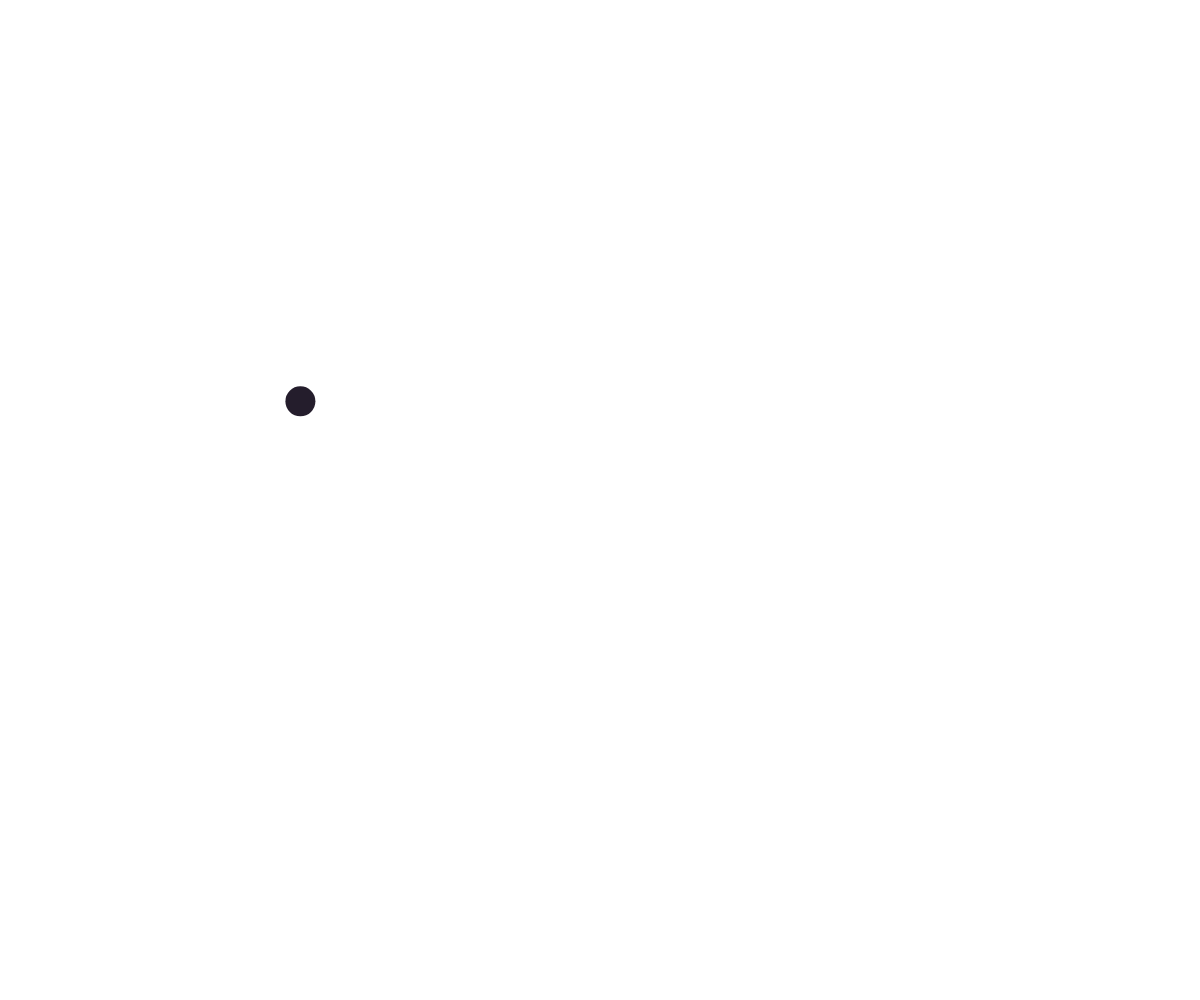
Frame 1 (no input)
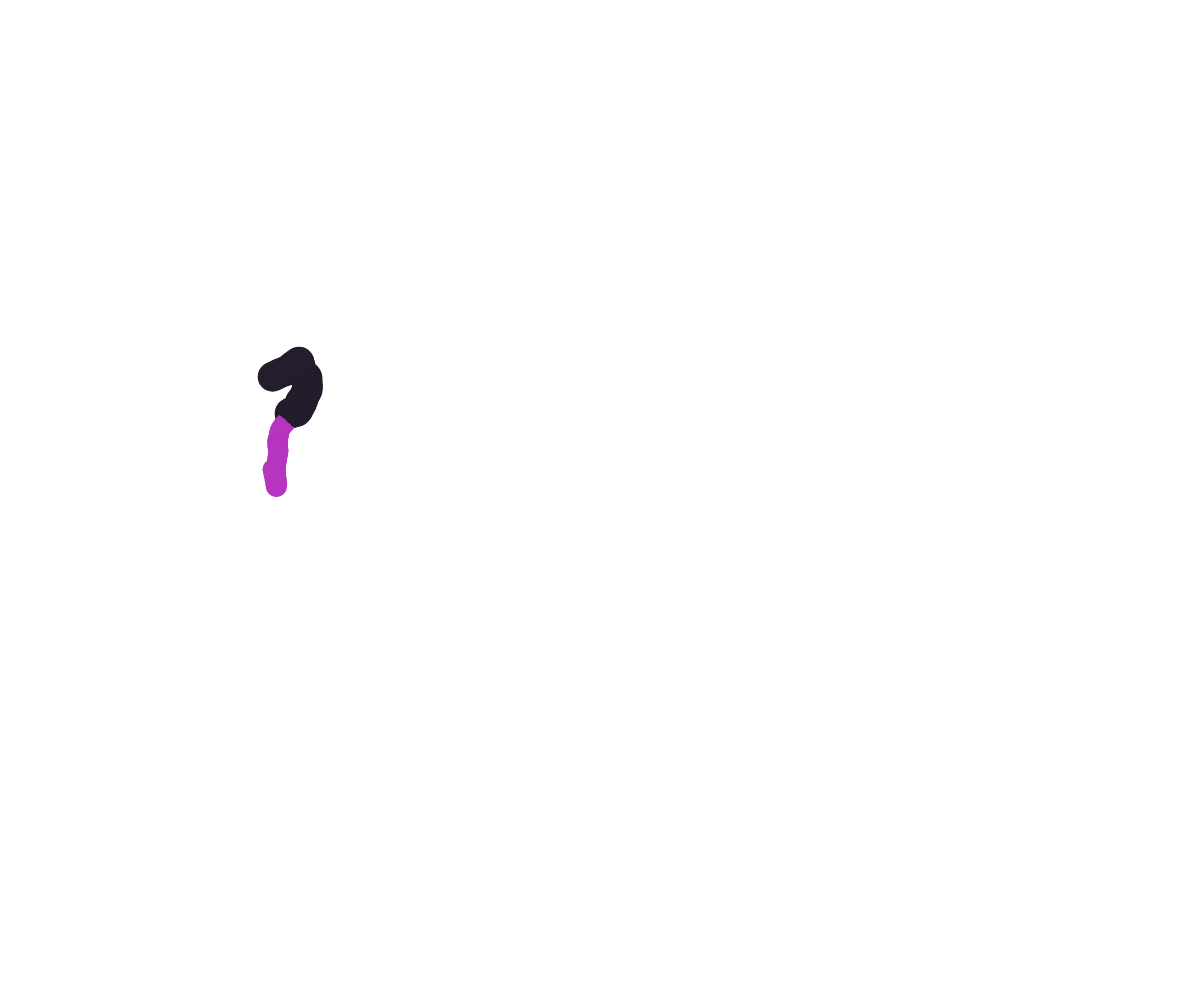
Frame 60 (no input)
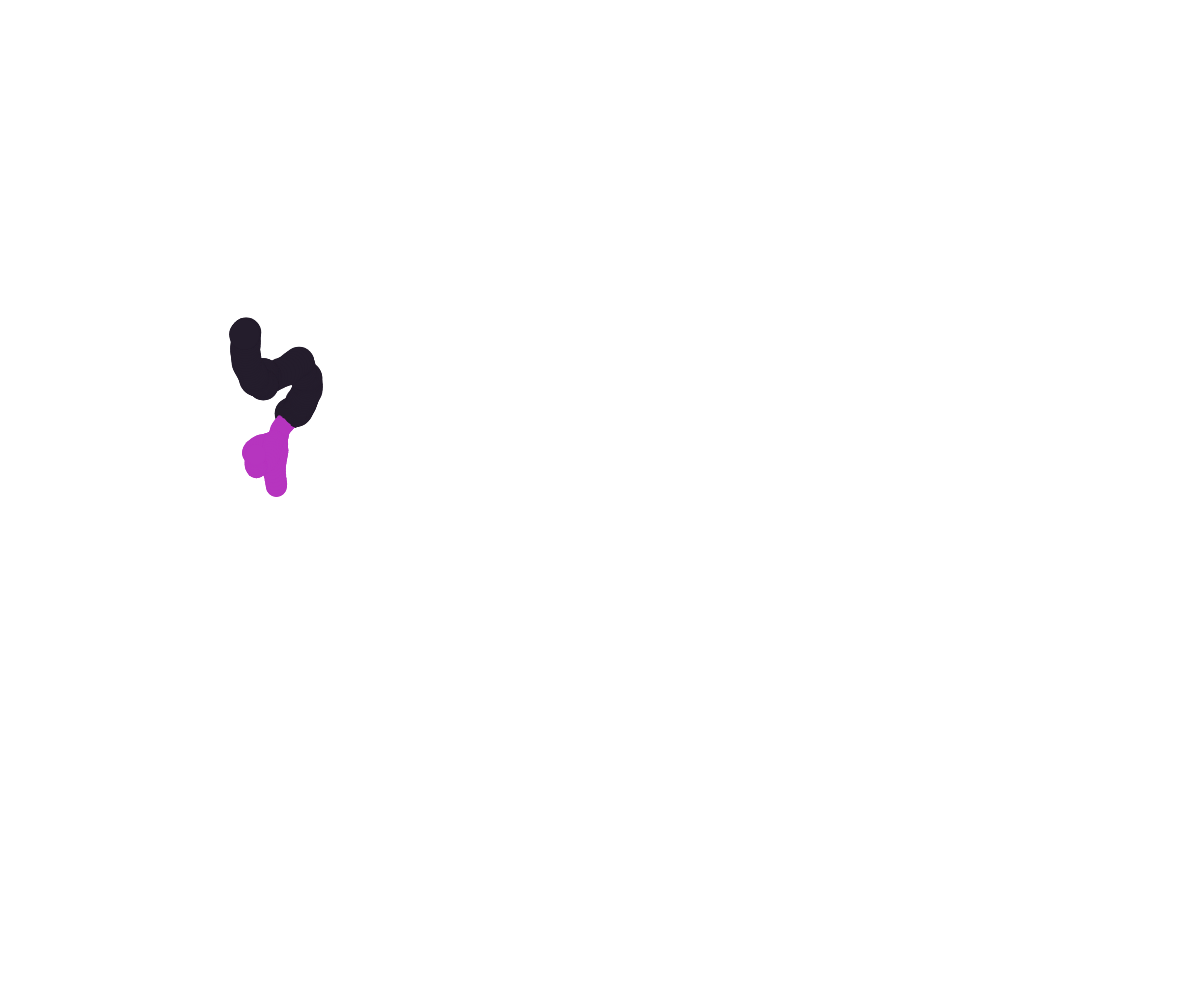
Frame 120 (the mouse pressed at the canvas centre since frame 60)

The p5.js sketch that drew these frames (run headless with seeded random() and noise() and a simulated clock; from frame 60 on, the mouse is pressed at the canvas centre):

// p5.js sketch
// ── sketch.js
// Project Title
// Your Name
// Date
//
// Extra for Experts:
// - describe what you did to take this project "above and beyond"

//global variable
let ball, ball2;


function setup() {
  createCanvas(windowWidth, windowHeight);

  ball = {
    x: 300, y: 400, size: 20,
    c: color(random(255), random(255), random(255)),
    timeX: random(100), timeY: random(100), timeOff: 0.08
  }

  ball2 = {
    x: 300, y: 400, size: 30,
    c: color(random(120), random(120), random(255)),
    timeX: random(100), timeY: random(100), timeOff: 0.1
  }

}

function moveBall(b) {
  //b -> ball type object
  // update the position and draw the bal

  // generate how to change X and y position(noise)
  let dx = noise(b.timeX);//0-1
  dx = map(dx, 0, 1, -5, 5);//dx: -5 to 5
  let dy = noise(b.timeY);//0-1
  dy = map(dy, 0, 1, -5, 5);//dx: -5 to 5

  //advance our noise graph " cursors"
  b.timeX += b.timeOff; b.timeY += b.timeOff;
  //update the position
  b.x += dx; b.y += dy;

  //corections ( wrap around)
  if (b.x < 0) b.x = width;
  else if (b.x > width) b.x = 0

  if (b.y < 0) b.y = height;
  else if (b.y > height) b.y = 0

  //render the circle
  fill(b.c);
  circle(b.x, b.y, b.size);
}

function draw() {
  //background(220);
  noStroke();
  moveBall(ball);
  moveBall(ball2);
}
